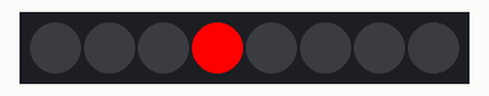
Simulated run of this sketch. Board: Arduino Uno, built with avr-gcc and run on an emulated ATmega328P. Shown: 8 RGB LEDs in strip order, left to right.

Above: at 0.1 s.
At 0.7 s:
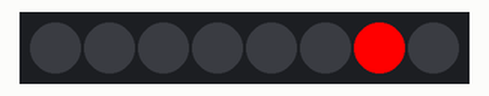
At 1.3 s:
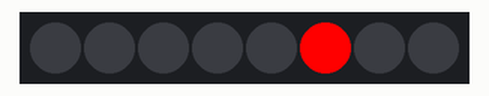
At 2.11 s:
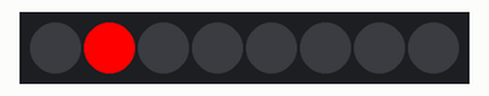
At 2.71 s:
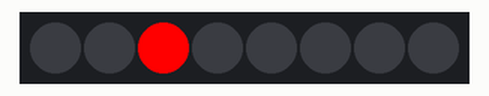
At 3.11 s:
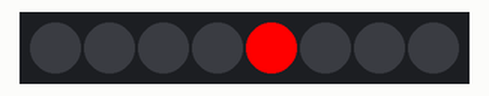
Timing chart, 0 to 40.0 s (numbered marks = the images above):
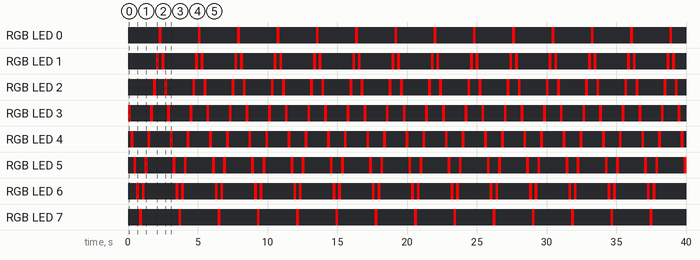

The sketch:

droneLEDbar.ino
```cpp
#include <Adafruit_NeoPixel.h>
#ifdef __AVR__
  #include <avr/power.h>
#endif

#define PIXELPIN 6
#define NUM_LEDS 8
#define BRIGHTNESS 255

Adafruit_NeoPixel strip = Adafruit_NeoPixel(NUM_LEDS, PIXELPIN, NEO_GRBW + NEO_KHZ800);


int sensorPin = A0;
int sensorValue = 0;
float sleepTime = 200;
int FirstLED = 0;
int LastLED = NUM_LEDS - 1;
boolean ascending = true;
int currentlyLit = 2;

int delayMin = 15;
int delayMax = 300;

int brightnessArray [NUM_LEDS];

void setup() {
  Serial.begin(9600);

  for(uint16_t i=0; i<strip.numPixels(); i++) {
    brightnessArray[i] = 0;
  }
  strip.setBrightness(BRIGHTNESS);
  strip.begin();
  strip.show();
}

void loop() {

  if (currentlyLit == FirstLED)
  {
    ascending = true;
  }
  else if (currentlyLit == LastLED)
  {
    ascending = false;
  }

  strip.setPixelColor(currentlyLit, strip.Color(0, 0, 0));
  strip.show();

  if (ascending)
  {
     currentlyLit++;
  }
  else
  {
    currentlyLit--;
  }


  strip.setPixelColor(currentlyLit, strip.Color(255, 0, 0, 0));
  strip.show();


  //delay(sleepTime);
  delay(sleepTime);

}
```

Measured:
- by itself, RGB LED 0, RGB LED 7: alternates RGB(255, 0, 0) for 0.20 s and off for 2.6 s
- by itself, RGB LED 1, RGB LED 6: repeats every 2.8 s: off 0.20 s, RGB(255, 0, 0) 0.20 s, off 2.2 s, RGB(255, 0, 0) 0.20 s
- by itself, RGB LED 2, RGB LED 5: repeats every 2.8 s: off 0.60 s, RGB(255, 0, 0) 0.20 s, off 1.8 s, RGB(255, 0, 0) 0.20 s
- by itself, RGB LED 3: repeats every 2.8 s: off 1.4 s, RGB(255, 0, 0) 0.20 s, off 1.0 s, RGB(255, 0, 0) 0.20 s
- by itself, RGB LED 4: repeats every 2.8 s: off 1.0 s, RGB(255, 0, 0) 0.20 s, off 1.4 s, RGB(255, 0, 0) 0.20 s
